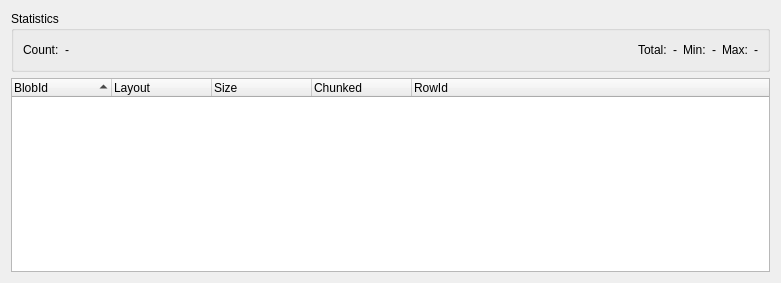
<?xml version="1.0" encoding="UTF-8"?>
<ui version="4.0">
 <class>DSCommitBlobs</class>
 <widget class="QFrame" name="DSCommitBlobs">
  <property name="geometry">
   <rect>
    <x>0</x>
    <y>0</y>
    <width>781</width>
    <height>283</height>
   </rect>
  </property>
  <property name="windowTitle">
   <string>Frame</string>
  </property>
  <layout class="QVBoxLayout" name="verticalLayout">
   <item>
    <widget class="QGroupBox" name="groupBox">
     <property name="title">
      <string>Statistics</string>
     </property>
     <layout class="QHBoxLayout" name="horizontalLayout">
      <item>
       <widget class="QLabel" name="label">
        <property name="text">
         <string>Count:</string>
        </property>
       </widget>
      </item>
      <item>
       <widget class="QLabel" name="w_count_label">
        <property name="text">
         <string>-</string>
        </property>
       </widget>
      </item>
      <item>
       <spacer name="horizontalSpacer">
        <property name="orientation">
         <enum>Qt::Orientation::Horizontal</enum>
        </property>
        <property name="sizeHint" stdset="0">
         <size>
          <width>43</width>
          <height>20</height>
         </size>
        </property>
       </spacer>
      </item>
      <item>
       <widget class="QLabel" name="label_3">
        <property name="text">
         <string>Total:</string>
        </property>
       </widget>
      </item>
      <item>
       <widget class="QLabel" name="w_total_label">
        <property name="text">
         <string>-</string>
        </property>
       </widget>
      </item>
      <item>
       <widget class="QLabel" name="label_5">
        <property name="text">
         <string>Min:</string>
        </property>
       </widget>
      </item>
      <item>
       <widget class="QLabel" name="w_min_label">
        <property name="text">
         <string>-</string>
        </property>
       </widget>
      </item>
      <item>
       <widget class="QLabel" name="label_7">
        <property name="text">
         <string>Max:</string>
        </property>
       </widget>
      </item>
      <item>
       <widget class="QLabel" name="w_max_label">
        <property name="text">
         <string>-</string>
        </property>
       </widget>
      </item>
     </layout>
    </widget>
   </item>
   <item>
    <widget class="QTreeWidget" name="w_tree_widget">
     <property name="sortingEnabled">
      <bool>true</bool>
     </property>
     <column>
      <property name="text">
       <string>BlobId</string>
      </property>
     </column>
     <column>
      <property name="text">
       <string>Layout</string>
      </property>
     </column>
     <column>
      <property name="text">
       <string>Size</string>
      </property>
     </column>
     <column>
      <property name="text">
       <string>Chunked</string>
      </property>
     </column>
     <column>
      <property name="text">
       <string>RowId</string>
      </property>
     </column>
    </widget>
   </item>
  </layout>
 </widget>
 <resources/>
 <connections/>
</ui>
